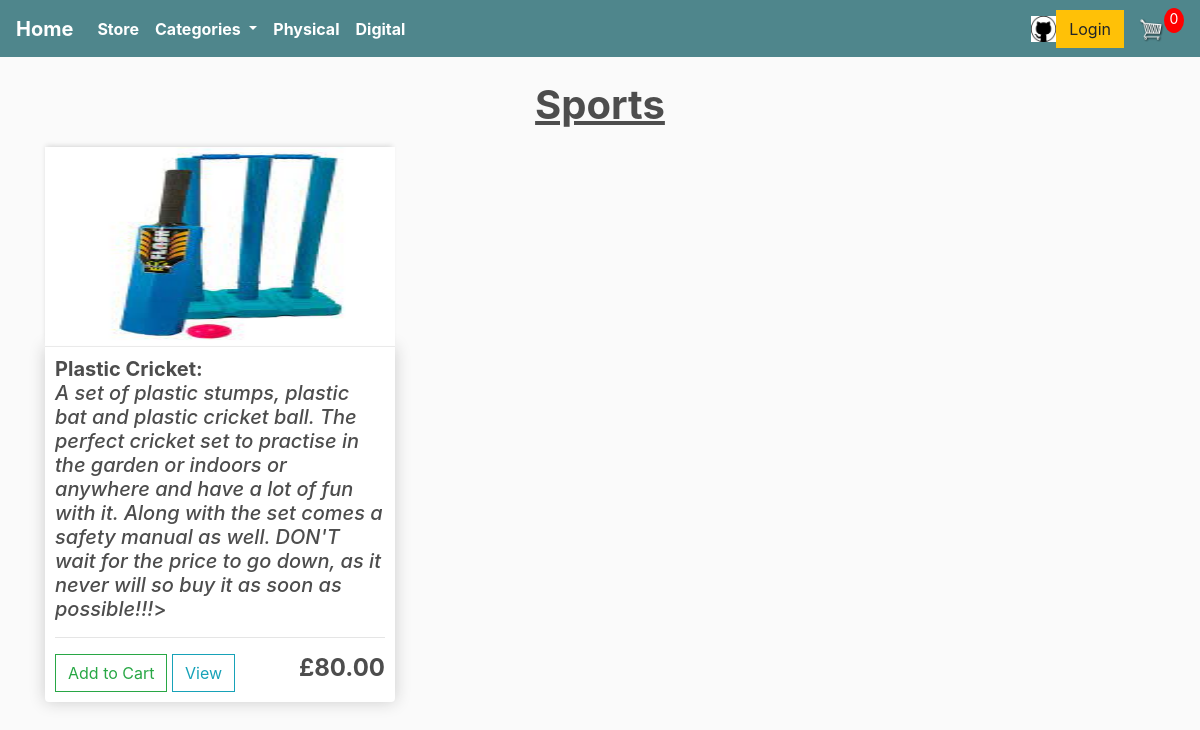
The app's page /sports/ with its own data.
### store/models.py (models this page shows, shortened)
class Product(models.Model):
    name = models.CharField(max_length=20, null=True)
    price = models.DecimalField(max_digits=6, decimal_places=2)
    digital = models.BooleanField(default=False, null=True, blank=True)
    category = models.CharField(max_length=30, null=True)
    second_category = models.CharField(max_length=30, null=True, blank=True)
    image = models.ImageField(null=True, blank=True)
    description = models.TextField(max_length=1000, null=True)
    @property
    def imageURL(self):
        try:
            url = self.image.url
        except:
            url = ''
        return url

### store/views.py (the view)
# urls.py: path('sports/', views.sports, name="sports"),
def sports(request):
    data = cartData(request)
    cartItems = data['cartItems']
    products = Product.objects.all()
    context = {'products': products, 'cartItems': cartItems}
    return render(request, 'store/sports.html', context)

### store/utils.py (called while the page is built, shortened)
def cookieCart(request):
    try:
        cart = json.loads(request.COOKIES['cart'])
    except:
        cart = {}
    print("Cart:", cart)
    items = []
    order = {'get_cart_total': 0, 'get_cart_items': 0, 'shipping': False}
    cartItems = order['get_cart_items']
    return {'cartItems': cartItems, 'order': order, 'items': items}

def cartData(request):
    if request.user.is_authenticated:
        customer = request.user.customer
        order, created = Order.objects.get_or_create(customer=customer, complete=False)
        items = order.orderitem_set.all()
        cartItems = order.get_cart_items
    else:
        cookieData = cookieCart(request)
        cartItems = cookieData['cartItems']
        order = cookieData['order']
        items = cookieData['items']
    return {'cartItems': cartItems, 'order': order, 'items': items}

### store/templates/store/sports.html
{% extends 'store/main.html' %}
{% load static %}
{% block content %}
    <h1><strong><u><center>Sports</center></u></strong></h1>
    <div class="row">
        {% for product in products %}
            {% if product.category == 'Sports' or product.second_category == 'Sports' %}
                <div class="col-lg-4">
                    <img class="thumbnail" src="{{product.imageURL}}">
                    <div class="box-element product">
                        <h5><strong>{{product.name}}:</strong> <br /><i>{{product.description}}</i>></h5>
                        <hr>
                        <button data-product="{{product.id}}" data-action="add"
                                class="btn btn-outline-success add-btn update-cart">Add to Cart</button>
                        <a class="btn btn-outline-info" href="{{product.imageURL}}" target="_blank">View</a>
                        <h4 style="display: inline-block; float: right"><strong>£{{product.price}}</strong></h4>
                    </div>
                </div>
            {% endif %}
        {% endfor %}
    </div>
{% endblock content %}

### static/css/main.css (style rules this page uses)
body { background-color: hsl(0, 0%, 98%); }
h1,h2,h3,h4,h5,h6 { color:hsl(0, 0%, 30%); }
.box-element { box-shadow:hsl(0, 0%, 80%) 0 0 16px; background-color: #fff; border-radius: 4px; padding: 10px; }
.thumbnail { width: 100%; height: 200px; -webkit-box-shadow: -1px -3px 5px -2px rgba(214,214,214,1); -moz-box-shadow: -1px -3px 5px -2px rgba(214,214,214,1); box-shadow: -1px -3px 5px -2px rgba(214,214,214,1); }
.product { border-radius: 0 0 4px 4px; }
.col-lg-4, .col-lg-6, .col-lg-8, .col-lg-12 { margin-top: 10px; }
.btn { border-radius: 0; }

### records on screen
Product: imageURL (picture), name "Plastic Cricket", description "A set of plastic stumps, plastic bat and plastic cricket ball. The perfect cricket set to practise in the garden or indoors or anywhere and have a lot of fun with it. Along with the set comes a safety manual as well. DON'T wait for the price to go down, as it never will so buy it as soon as possible!!!", price "80.00"

### other values on screen
{{ cartItems }} "0"
